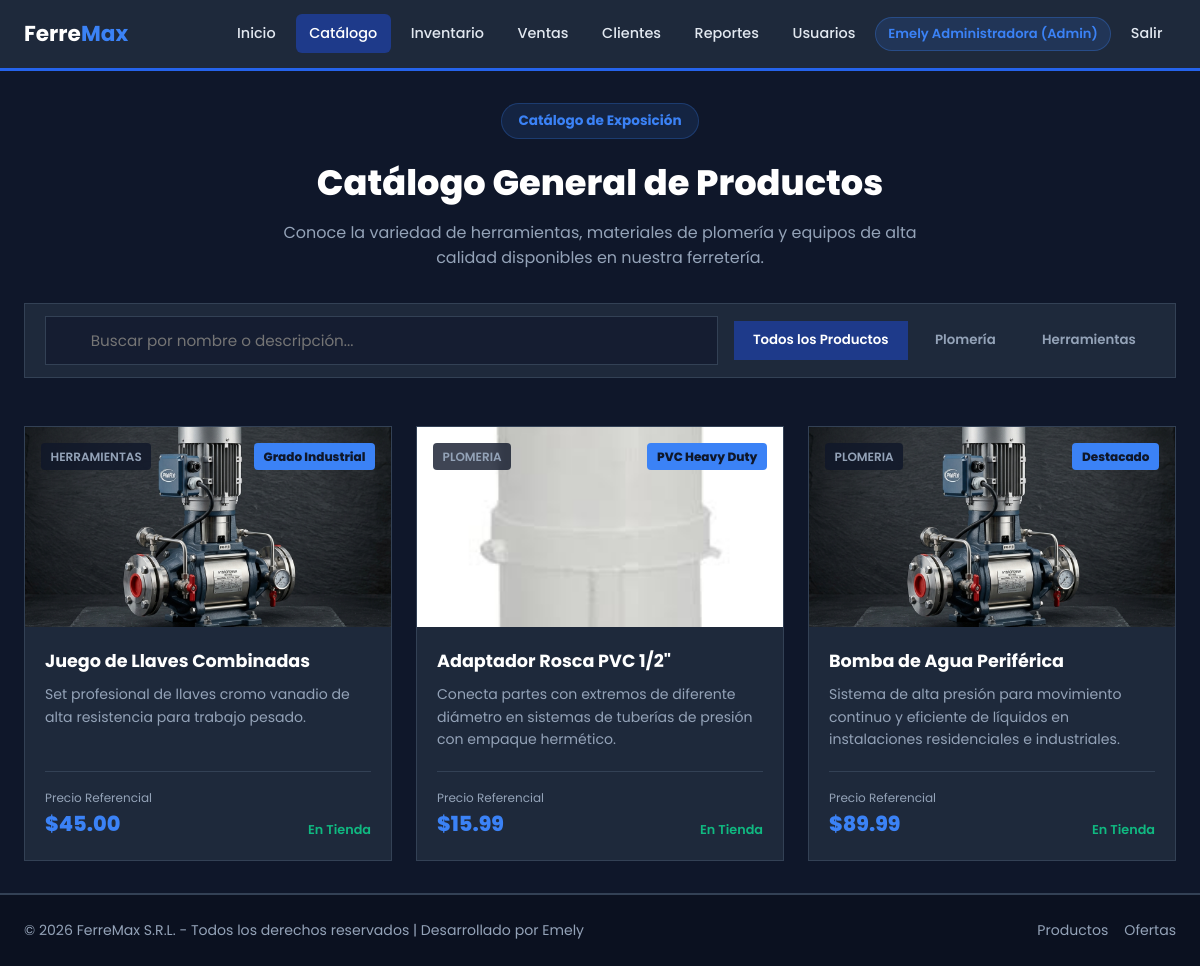
The app's page /productos.php (signed in) with its own data.
### tables this page shows
CREATE TABLE `productos` (
    `id` INT AUTO_INCREMENT PRIMARY KEY,
    `codigo` VARCHAR(50) NOT NULL UNIQUE,
    `nombre` VARCHAR(150) NOT NULL,
    `descripcion` TEXT,
    `precio` DECIMAL(10,2) NOT NULL DEFAULT 0.00,
    `stock` INT NOT NULL DEFAULT 0,
    `stock_minimo` INT NOT NULL DEFAULT 5,
    `categoria` VARCHAR(50) DEFAULT 'general',
    `imagen` VARCHAR(255) DEFAULT 'img/bomba_agua_hd.jpg',
    `badge` VARCHAR(50) DEFAULT NULL,
    `creado_en` TIMESTAMP DEFAULT CURRENT_TIMESTAMP
);

### productos.php (the view, shortened to what this page needs)
<?php
require_once __DIR__ . '/header.php';
$productos_lista = [];
if (isset($db_connected) && $db_connected) {
    $res = $conn->query("SELECT * FROM productos ORDER BY id DESC");
    if ($res && $res->num_rows > 0) {
        while ($row = $res->fetch_assoc()) {
            $productos_lista[] = $row;
        }
    }
}
?>
<section class="catalog-hero">
    <div class="hero-badge">Catálogo de Exposición</div>
    <h2>Catálogo General de Productos</h2>
    <p>Conoce la variedad de herramientas, materiales de plomería y equipos de alta calidad disponibles en nuestra ferretería.</p>
    <div class="filter-bar">
        <div class="search-box">
            <input type="text" id="searchInput" class="search-input" placeholder="Buscar por nombre o descripción...">
        </div>
        <div class="category-tabs">
            <button class="tab-btn active" data-category="all">Todos los Productos</button>
            <button class="tab-btn" data-category="plomeria">Plomería</button>
            <button class="tab-btn" data-category="herramientas">Herramientas</button>
        </div>
    </div>
</section>
<div class="products-grid">
    <?php foreach ($productos_lista as $prod): ?>
        <article class="product-card" data-category="<?php echo htmlspecialchars($prod['categoria']); ?>">
            <div class="product-img-wrapper">
                <span class="card-category"><?php echo ucfirst(htmlspecialchars($prod['categoria'])); ?></span>
                <?php if (!empty($prod['badge'])): ?>
                    <span class="card-badge"><?php echo htmlspecialchars($prod['badge']); ?></span>
                <?php endif; ?>
                <img src="<?php echo htmlspecialchars($prod['imagen']); ?>" alt="<?php echo htmlspecialchars($prod['nombre']); ?>">
            </div>
            <div class="product-body">
                <h4 class="product-title"><?php echo htmlspecialchars($prod['nombre']); ?></h4>
                <p class="product-desc"><?php echo htmlspecialchars($prod['descripcion']); ?></p>
                <div class="product-meta">
                    <div class="price-box">
                        <span class="price-label">Precio Referencial</span>
                        <span class="price-value">$<?php echo number_format((float)$prod['precio'], 2); ?></span>
                    </div>
                    <div class="stock-indicator">En Tienda</div>
                </div>
            </div>
        </article>
    <?php endforeach; ?>
</div>
<?php require_once __DIR__ . '/footer.php'; ?>

### Css/global.css (style rules this page uses)
:root { --primary: #1E3A8A; --primary-hover: #2563EB; --accent: #3B82F6; --bg-dark: #0F172A; --bg-card: #1E293B; --bg-card-hover: #334155; --gray-muted: #94A3B8; --border-color: #334155; --text-main: #F8FAFC; --text-bright: #FFFFFF; --radius: 8px; }
* { margin: 0; padding: 0; box-sizing: border-box; font-family: 'Poppins', Arial, sans-serif; }
body { background-color: var(--bg-dark); color: var(--text-main); line-height: 1.6; min-height: 100vh; display: flex; flex-direction: column; }

### Css/productos.css (style rules this page uses)
.catalog-hero { text-align: center; margin-bottom: 3rem; }
.hero-badge { display: inline-flex; align-items: center; gap: 0.5rem; background: rgba(59, 130, 246, 0.12); color: var(--accent); padding: 0.4rem 1rem; border-radius: 50px; font-size: 0.85rem; font-weight: 700; margin-bottom: 1rem; border: 1px solid rgba(59, 130, 246, 0.25); }
.catalog-hero h2 { font-size: 2.2rem; font-weight: 800; color: var(--text-bright); margin-bottom: 0.5rem; }
.catalog-hero p { color: var(--gray-muted); max-width: 650px; margin: 0 auto 2rem auto; }
.filter-bar { display: flex; justify-content: space-between; align-items: center; gap: 1rem; background: var(--bg-card); padding: 0.75rem 1.25rem; border-radius: var(--radius-md); border: 1px solid var(--border-color); flex-wrap: wrap; }
.search-box { position: relative; flex: 1; min-width: 280px; }
.search-input { width: 100%; background: rgba(15, 23, 42, 0.6); border: 1px solid var(--border-color); padding: 0.75rem 1rem 0.75rem 2.8rem; border-radius: var(--radius-sm); color: var(--text-bright); font-size: 0.95rem; outline: none; transition: var(--transition); }
.category-tabs { display: flex; gap: 0.5rem; }
.tab-btn { background: transparent; border: none; color: var(--gray-muted); padding: 0.6rem 1.2rem; border-radius: var(--radius-sm); font-weight: 600; cursor: pointer; transition: var(--transition); }
.tab-btn.active, .tab-btn:hover { color: var(--text-bright); background: rgba(255, 255, 255, 0.05); }
.tab-btn.active { background: var(--primary); color: white; }
.products-grid { display: grid; grid-template-columns: repeat(auto-fill, minmax(280px, 1fr)); gap: 1.5rem; margin-top: 2rem; }
.product-card { background: var(--bg-card); border: 1px solid var(--border-color); border-radius: var(--radius-md); overflow: hidden; transition: var(--transition); display: flex; flex-direction: column; }
.product-img-wrapper { position: relative; height: 200px; background: #1E293B; overflow: hidden; }
.product-img-wrapper img { width: 100%; height: 100%; object-fit: cover; }
.card-category { position: absolute; top: 1rem; left: 1rem; background: rgba(15, 23, 42, 0.8); color: var(--gray-muted); font-size: 0.75rem; padding: 0.25rem 0.6rem; border-radius: 4px; backdrop-filter: blur(5px); font-weight: 600; text-transform: uppercase; }
.card-badge { position: absolute; top: 1rem; right: 1rem; background: var(--accent); color: #0F172A; font-size: 0.75rem; font-weight: 800; padding: 0.25rem 0.6rem; border-radius: 4px; }
.product-body { padding: 1.25rem; display: flex; flex-direction: column; flex: 1; }
.product-title { font-size: 1.1rem; font-weight: 700; color: var(--text-bright); margin-bottom: 0.5rem; }
.product-desc { font-size: 0.88rem; color: var(--gray-muted); margin-bottom: 1.25rem; flex: 1; }
.product-meta { display: flex; justify-content: space-between; align-items: flex-end; border-top: 1px solid var(--border-color); padding-top: 1rem; }
.price-label { display: block; font-size: 0.75rem; color: var(--gray-muted); }
.price-value { font-size: 1.3rem; font-weight: 800; color: var(--accent); }
.stock-indicator { font-size: 0.8rem; color: #10B981; display: flex; align-items: center; gap: 0.35rem; font-weight: 600; }

### records on screen
productos: categoria "HERRAMIENTAS", badge "Grado Industrial", imagen (picture), nombre "Juego de Llaves Combinadas", descripcion "Set profesional de llaves cromo vanadio de alta resistencia para trabajo pesado.", precio "45.00"
productos: categoria "PLOMERIA", badge "PVC Heavy Duty", imagen (picture), nombre "Adaptador Rosca PVC 1/2\"", descripcion "Conecta partes con extremos de diferente diámetro en sistemas de tuberías de presión con empaque hermético.", precio "15.99"
productos: categoria "PLOMERIA", badge "Destacado", imagen (picture), nombre "Bomba de Agua Periférica", descripcion "Sistema de alta presión para movimiento continuo y eficiente de líquidos en instalaciones residenciales e industriales.", precio "89.99"

### other values on screen
$nombreUsuario "Emely Administradora"
$rol "Admin"
